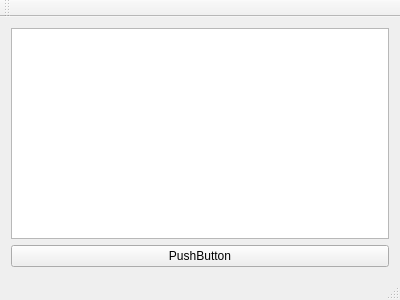
<?xml version="1.0" encoding="UTF-8"?>
<ui version="4.0">
 <class>MainWindow</class>
 <widget class="QMainWindow" name="MainWindow">
  <property name="geometry">
   <rect>
    <x>0</x>
    <y>0</y>
    <width>400</width>
    <height>300</height>
   </rect>
  </property>
  <property name="windowTitle">
   <string>MainWindow</string>
  </property>
  <widget class="QWidget" name="centralWidget">
   <layout class="QVBoxLayout" name="verticalLayout">
    <item>
     <widget class="QListWidget" name="listWidget"/>
    </item>
    <item>
     <widget class="QPushButton" name="pushButton">
      <property name="text">
       <string>PushButton</string>
      </property>
     </widget>
    </item>
   </layout>
  </widget>
  <widget class="QMenuBar" name="menuBar">
   <property name="geometry">
    <rect>
     <x>0</x>
     <y>0</y>
     <width>400</width>
     <height>26</height>
    </rect>
   </property>
  </widget>
  <widget class="QToolBar" name="mainToolBar">
   <attribute name="toolBarArea">
    <enum>TopToolBarArea</enum>
   </attribute>
   <attribute name="toolBarBreak">
    <bool>false</bool>
   </attribute>
  </widget>
  <widget class="QStatusBar" name="statusBar"/>
 </widget>
 <layoutdefault spacing="6" margin="11"/>
 <resources/>
 <connections/>
</ui>
